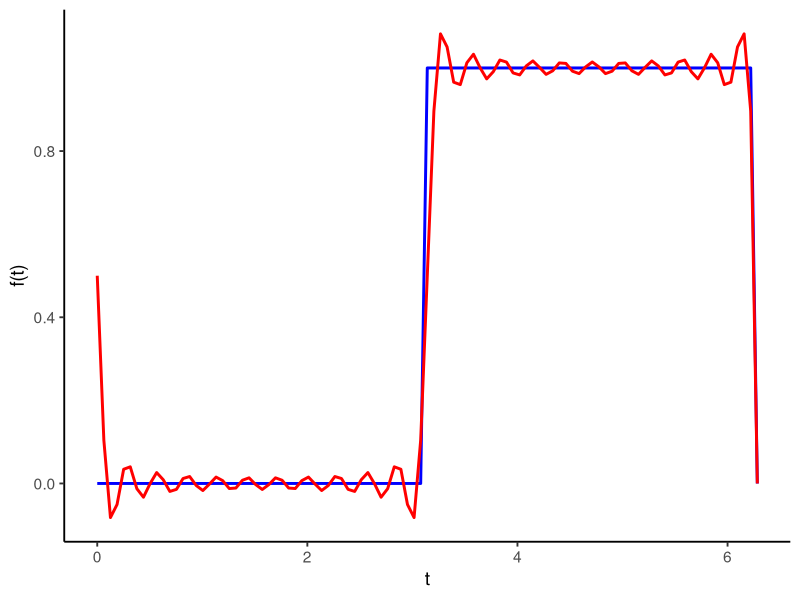
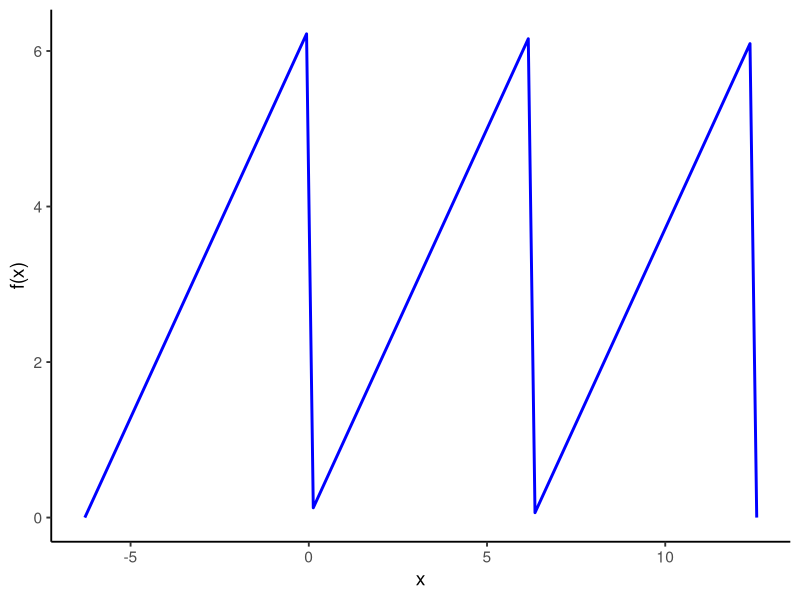
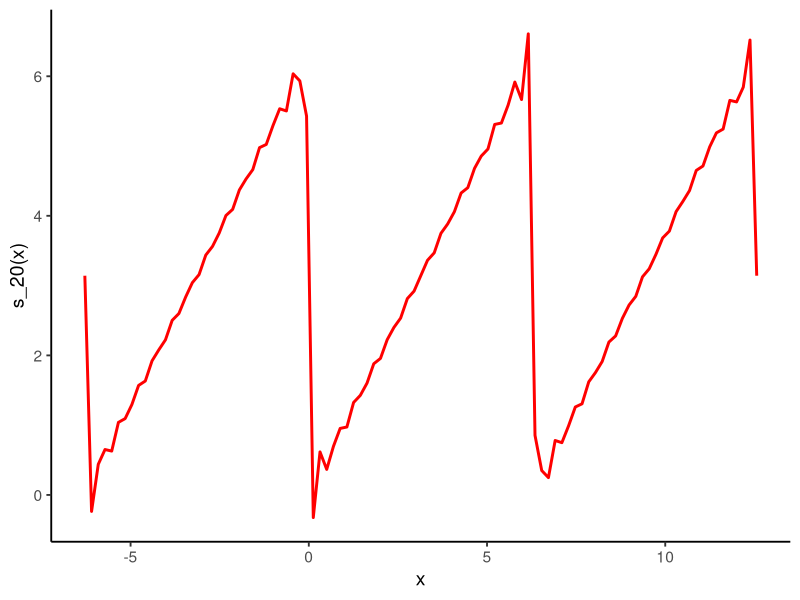
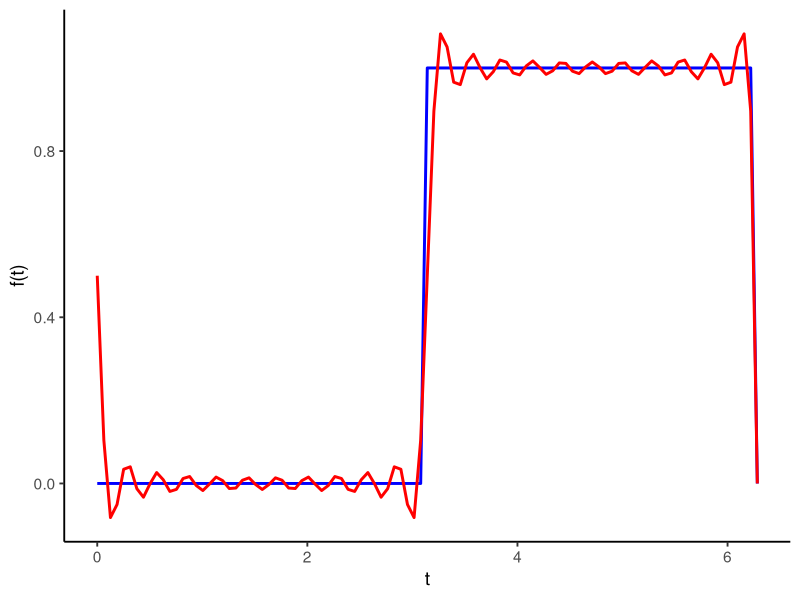
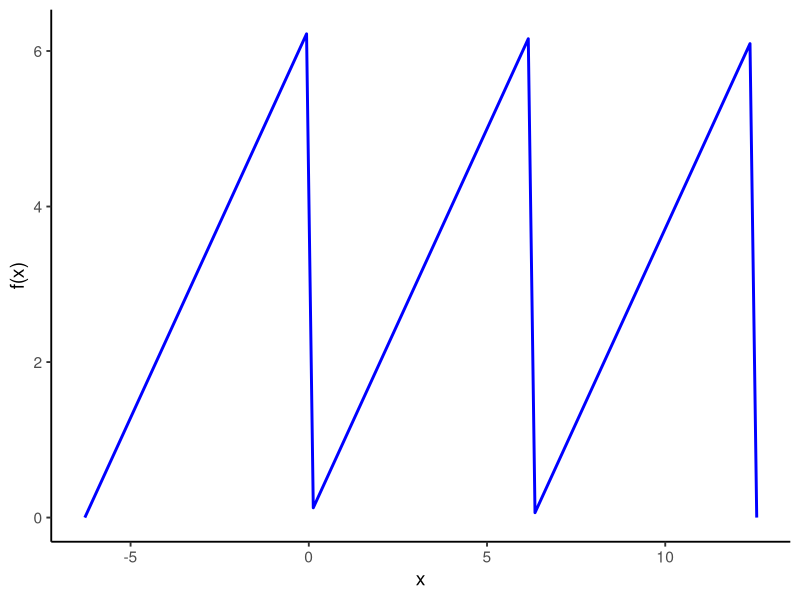
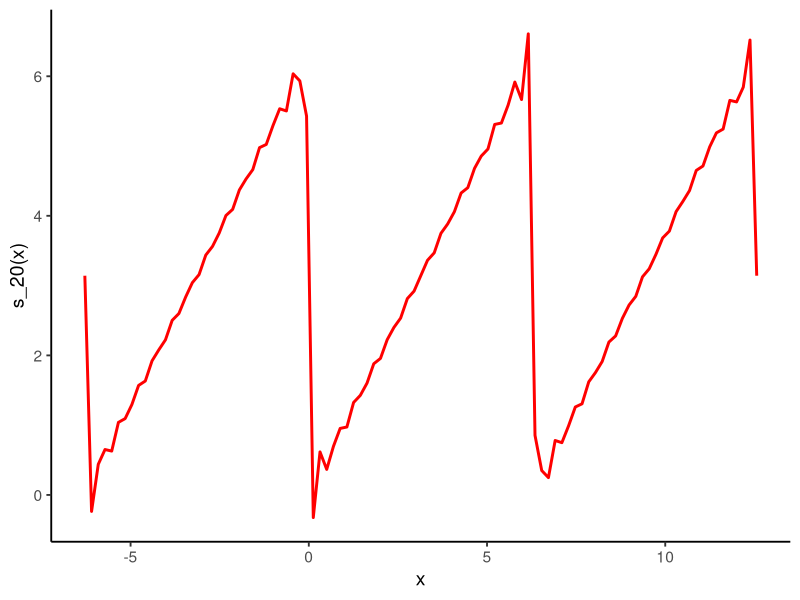

These charts were generated, in order, by the following R code:
## ---- chunk 1
knitr::opts_chunk$set(echo = TRUE)
library(tidyverse)
library(svglite)
## ---- chunk 2
f = function(x) ifelse(x > pi & x < 2*pi, 1, 0)
terms = 10
fourier = function(x) {
  if(x < 0 || x > 2*pi*0.999) return(0)
  coef_odd = seq(1,2*terms+1,2)
  sum_val = sum(sapply(coef_odd, function(q) 1/q*sin(q*x)))
  return(0.5 - 2/pi*sum_val)
}

leyenda_fourier = paste0("Serie de Fourier (", terms, " términos)")

# Crear gráfico con tema clásico
p <- ggplot(data=tibble(x=c(0, 2*pi)), aes(x=x)) +
  stat_function(fun = f, colour = "blue", linewidth = 1) +
  stat_function(fun = Vectorize(fourier), colour = "red", linewidth = 1) +
  labs(x = "t", y = "f(t)") +
  theme_classic(base_size = 14)  # Fondo blanco, solo ejes

# Guardar en PDF
ggsave("4-1-8.pdf", plot = p, width = 7, height = 5)
p
## ---- chunk 3
# Dominio
x = seq(-2*pi, 4*pi, length.out = 2000)

# Número de términos
terms = 20

# Función original periódica
f_per = function(x) {
  x %% (2*pi)
}

# Serie de Fourier (vectorizada correctamente)
fourier = function(x) {
  x <- x %% (2*pi)
  sapply(x, function(xx) {
    n <- 1:terms
    pi - 2 * sum(sin(n * xx) / n)
  })
}

# Gráfica
p1 = ggplot(tibble(x = x), aes(x = x)) +
  stat_function(fun = f_per,
                color = "blue",
                linewidth = 1) +
  labs(
    x = "x",
    y = "f(x)"
  ) +
  theme_classic(base_size = 14)

p2 = ggplot(tibble(x = x), aes(x = x)) +
  stat_function(fun = fourier,
                color = "red",
                linewidth = 1) +
  labs(
    x = "x",
    y = paste0("s_", terms, "(x)")
  ) +
  theme_classic(base_size = 14)


# Guardar y mostrar
ggsave("4-2-11a.pdf", plot = p1, width = 7, height = 5)
ggsave("4-2-11b.pdf", plot = p2, width = 7, height = 5)
p1
p2
